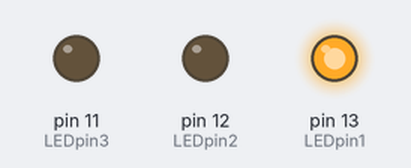
A sketch run on a simulated Arduino Uno, built with avr-gcc and run on an emulated ATmega328P. Shown: output pins drawn as LEDs (lit = HIGH).

Above: at 0.5 s.
At 1.5 s:
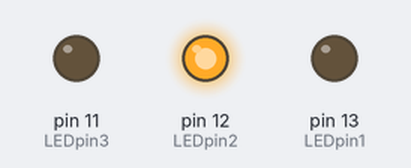
At 5.5 s:
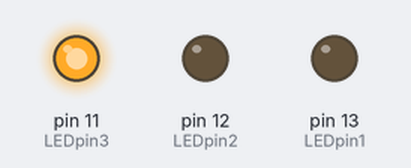
Timing chart, 0 to 6.9 s (numbered marks = the images above):
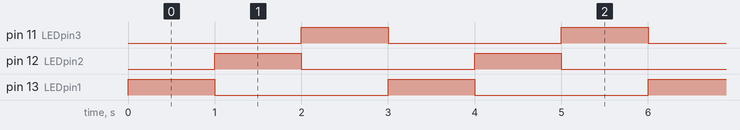

The sketch:

led.ino
```cpp
int LEDpin1 = 13;  // Pin for the first LED
int LEDpin2 = 12;  // Pin for the second LED
int LEDpin3 = 11;  // Pin for the third LED
int delayT = 1000; // Delay time (in milliseconds)

void setup() {
  // Initialize all pins as outputs
  pinMode(LEDpin1, OUTPUT);
  pinMode(LEDpin2, OUTPUT);
  pinMode(LEDpin3, OUTPUT);
}

void loop() {
  // Turn on LED1 and turn off others
  digitalWrite(LEDpin1, HIGH);
  digitalWrite(LEDpin2, LOW);
  digitalWrite(LEDpin3, LOW);
  delay(delayT);   // Wait for delayT milliseconds

  // Turn on LED2 and turn off others
  digitalWrite(LEDpin1, LOW);
  digitalWrite(LEDpin2, HIGH);
  digitalWrite(LEDpin3, LOW);
  delay(delayT);   // Wait for delayT milliseconds

  // Turn on LED3 and turn off others
  digitalWrite(LEDpin1, LOW);
  digitalWrite(LEDpin2, LOW);
  digitalWrite(LEDpin3, HIGH);
  delay(delayT);   // Wait for delayT milliseconds
}
```

Measured:
- by itself, pin 11 (LEDpin3), pin 12 (LEDpin2), pin 13 (LEDpin1): alternates HIGH for 1.0 s and LOW for 2.0 s
- by itself, everything shown: repeats every 3.0 s, in 3 steps
